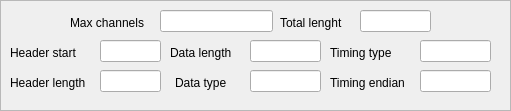
     <widget class="QFrame" name="frame_16">
      <property name="geometry">
       <rect>
        <x>10</x>
        <y>80</y>
        <width>511</width>
        <height>111</height>
       </rect>
      </property>
      <property name="frameShape">
       <enum>QFrame::StyledPanel</enum>
      </property>
      <property name="frameShadow">
       <enum>QFrame::Raised</enum>
      </property>
      <widget class="QLineEdit" name="dataTypeNwEdit">
       <property name="geometry">
        <rect>
         <x>250</x>
         <y>70</y>
         <width>71</width>
         <height>22</height>
        </rect>
       </property>
       <property name="font">
        <font>
         <pointsize>9</pointsize>
        </font>
       </property>
       <property name="text">
        <string/>
       </property>
      </widget>
      <widget class="QLabel" name="label_363">
       <property name="geometry">
        <rect>
         <x>280</x>
         <y>15</y>
         <width>81</width>
         <height>16</height>
        </rect>
       </property>
       <property name="font">
        <font>
         <pointsize>9</pointsize>
        </font>
       </property>
       <property name="text">
        <string>Total lenght</string>
       </property>
      </widget>
      <widget class="QLineEdit" name="totLenNwEdit">
       <property name="geometry">
        <rect>
         <x>360</x>
         <y>10</y>
         <width>71</width>
         <height>22</height>
        </rect>
       </property>
       <property name="font">
        <font>
         <pointsize>9</pointsize>
        </font>
       </property>
       <property name="text">
        <string/>
       </property>
      </widget>
      <widget class="QLabel" name="label_364">
       <property name="geometry">
        <rect>
         <x>10</x>
         <y>75</y>
         <width>91</width>
         <height>16</height>
        </rect>
       </property>
       <property name="font">
        <font>
         <pointsize>9</pointsize>
        </font>
       </property>
       <property name="text">
        <string>Header length</string>
       </property>
      </widget>
      <widget class="QLineEdit" name="headerLenNwEdit">
       <property name="geometry">
        <rect>
         <x>100</x>
         <y>70</y>
         <width>61</width>
         <height>22</height>
        </rect>
       </property>
       <property name="font">
        <font>
         <pointsize>9</pointsize>
        </font>
       </property>
       <property name="text">
        <string/>
       </property>
      </widget>
      <widget class="QLineEdit" name="dataLenNwEdit">
       <property name="geometry">
        <rect>
         <x>250</x>
         <y>40</y>
         <width>71</width>
         <height>22</height>
        </rect>
       </property>
       <property name="font">
        <font>
         <pointsize>9</pointsize>
        </font>
       </property>
       <property name="text">
        <string/>
       </property>
      </widget>
      <widget class="QLabel" name="label_365">
       <property name="geometry">
        <rect>
         <x>170</x>
         <y>45</y>
         <width>91</width>
         <height>16</height>
        </rect>
       </property>
       <property name="font">
        <font>
         <pointsize>9</pointsize>
        </font>
       </property>
       <property name="text">
        <string>Data length</string>
       </property>
      </widget>
      <widget class="QLabel" name="label_366">
       <property name="geometry">
        <rect>
         <x>70</x>
         <y>15</y>
         <width>91</width>
         <height>16</height>
        </rect>
       </property>
       <property name="font">
        <font>
         <pointsize>9</pointsize>
        </font>
       </property>
       <property name="text">
        <string>Max channels</string>
       </property>
      </widget>
      <widget class="QLineEdit" name="maxChanNwEdit">
       <property name="geometry">
        <rect>
         <x>160</x>
         <y>10</y>
         <width>113</width>
         <height>22</height>
        </rect>
       </property>
       <property name="font">
        <font>
         <pointsize>9</pointsize>
        </font>
       </property>
       <property name="text">
        <string/>
       </property>
      </widget>
      <widget class="QLabel" name="label_367">
       <property name="geometry">
        <rect>
         <x>175</x>
         <y>75</y>
         <width>81</width>
         <height>16</height>
        </rect>
       </property>
       <property name="font">
        <font>
         <pointsize>9</pointsize>
        </font>
       </property>
       <property name="text">
        <string>Data type</string>
       </property>
      </widget>
      <widget class="QLineEdit" name="timTypeNwEdit">
       <property name="geometry">
        <rect>
         <x>420</x>
         <y>40</y>
         <width>71</width>
         <height>22</height>
        </rect>
       </property>
       <property name="font">
        <font>
         <pointsize>9</pointsize>
        </font>
       </property>
       <property name="text">
        <string/>
       </property>
      </widget>
      <widget class="QLabel" name="label_368">
       <property name="geometry">
        <rect>
         <x>330</x>
         <y>45</y>
         <width>71</width>
         <height>16</height>
        </rect>
       </property>
       <property name="font">
        <font>
         <pointsize>9</pointsize>
        </font>
       </property>
       <property name="text">
        <string>Timing type</string>
       </property>
      </widget>
      <widget class="QLabel" name="label_369">
       <property name="geometry">
        <rect>
         <x>330</x>
         <y>75</y>
         <width>91</width>
         <height>16</height>
        </rect>
       </property>
       <property name="font">
        <font>
         <pointsize>9</pointsize>
        </font>
       </property>
       <property name="text">
        <string>Timing endian</string>
       </property>
      </widget>
      <widget class="QLineEdit" name="timEndNwEdit">
       <property name="geometry">
        <rect>
         <x>420</x>
         <y>70</y>
         <width>71</width>
         <height>22</height>
        </rect>
       </property>
       <property name="font">
        <font>
         <pointsize>9</pointsize>
        </font>
       </property>
       <property name="text">
        <string/>
       </property>
      </widget>
      <widget class="QLabel" name="label_370">
       <property name="geometry">
        <rect>
         <x>10</x>
         <y>45</y>
         <width>81</width>
         <height>16</height>
        </rect>
       </property>
       <property name="font">
        <font>
         <pointsize>9</pointsize>
        </font>
       </property>
       <property name="text">
        <string>Header start</string>
       </property>
      </widget>
      <widget class="QLineEdit" name="headStartNwEdit">
       <property name="geometry">
        <rect>
         <x>100</x>
         <y>40</y>
         <width>61</width>
         <height>22</height>
        </rect>
       </property>
       <property name="font">
        <font>
         <pointsize>9</pointsize>
        </font>
       </property>
       <property name="text">
        <string/>
       </property>
      </widget>
     </widget>
